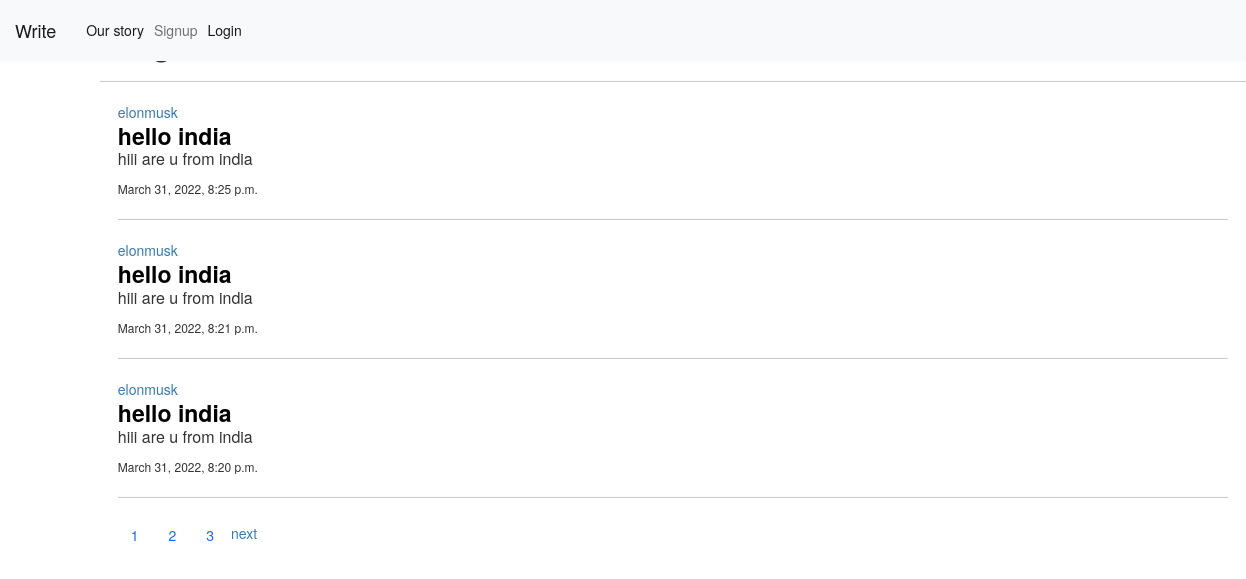
Screenshot of /blogapp/blog/ with the database file from the repository.
### blogapp/models.py (models this page shows, shortened)
class Blogmodel(models.Model):
    author=models.ForeignKey(User,on_delete=models.CASCADE,blank=True,null=True)
    title=models.CharField(max_length=200)
    Newpost=models.TextField(max_length=10000)
    summary=models.TextField(max_length=200,blank=True)
    created_date=models.DateTimeField(auto_now_add=True)
    published_date=models.DateTimeField(auto_now=True)

### blogapp/views.py (the view)
# urls.py: path('blog/',views.blogretrieve,name='blog'),
def blogretrieve(request):
   blogmodel=Blogmodel.objects.all().order_by('-published_date')
   page=request.GET.get('page')
   paginator=Paginator(blogmodel, 3)
   try:
      blogmodel=paginator.page(page)
   except PageNotAnInteger:
      blogmodel=paginator.page(1)
   except EmptyPage:
      blogmodel= paginator.page(paginator.num_pages)
   context={'blogmodel':blogmodel,'paginator':paginator}
   return render(request,'blogapp/blogretrieve.html',context)

### blogapp/templates/blogapp/blogretrieve.html (shortened to what this page needs)
{% include 'blogapp/home.html' %}
{% load static %}
{% block content %}
<h1>Blog </h1>
<hr>
<link rel="stylesheet" href="{% static 'blogapp/blogretrieve.css' %}">
<link rel="stylesheet" href="https://maxcdn.bootstrapcdn.com/bootstrap/3.4.1/css/bootstrap.min.css">
<div>
  {% for post in blogmodel %}
  <div>
    <div class="container">
      <a href="{% url 'blogapp:author' post.author.id %}">{{post.author}}</a><b><br></b>
      <a href="{% url 'blogapp:blogdata' post.id %}" class="display-1"><b>{{post.title}}</b> </a>
      <p class="display-3">{{post.summary}} </p>
      <small class="display-4">{{post.created_date}}</small><br>
      <hr>
    </div>
  </div>
  {% endfor %}
</div>
<div class="paginaton">
<ul class="container">
  {% for page in paginator.page_range %}
   <a href="?page={{page}}" class="btn page-link">{{page}}</a>
  {% endfor %}
  {% if blogmodel.has_next  %}
     <a href="?page={{blogmodel.next_page_number}}" class="btn-5">next</a>
  {% endif %}
</ul>
</div>
    {% endblock %}

### blogapp/static/blogapp/blogretrieve.css (style rules this page uses)
body { padding-left: 8%; }
.display-1 { font-size: 23px; color: black; }
.display-3 { font-size: 16px; }
.display-4 { font-size: 12px; }

### rows the page displays
Blogmodel: author "elonmusk", title "hello india", summary "hiii are u from india", created_date "March 31, 2022, 8:25 p.m."
Blogmodel: author "elonmusk", title "hello india", summary "hiii are u from india", created_date "March 31, 2022, 8:21 p.m."
Blogmodel: author "elonmusk", title "hello india", summary "hiii are u from india", created_date "March 31, 2022, 8:20 p.m."

### other values shown
{{ page }} "1" "2" "3"
